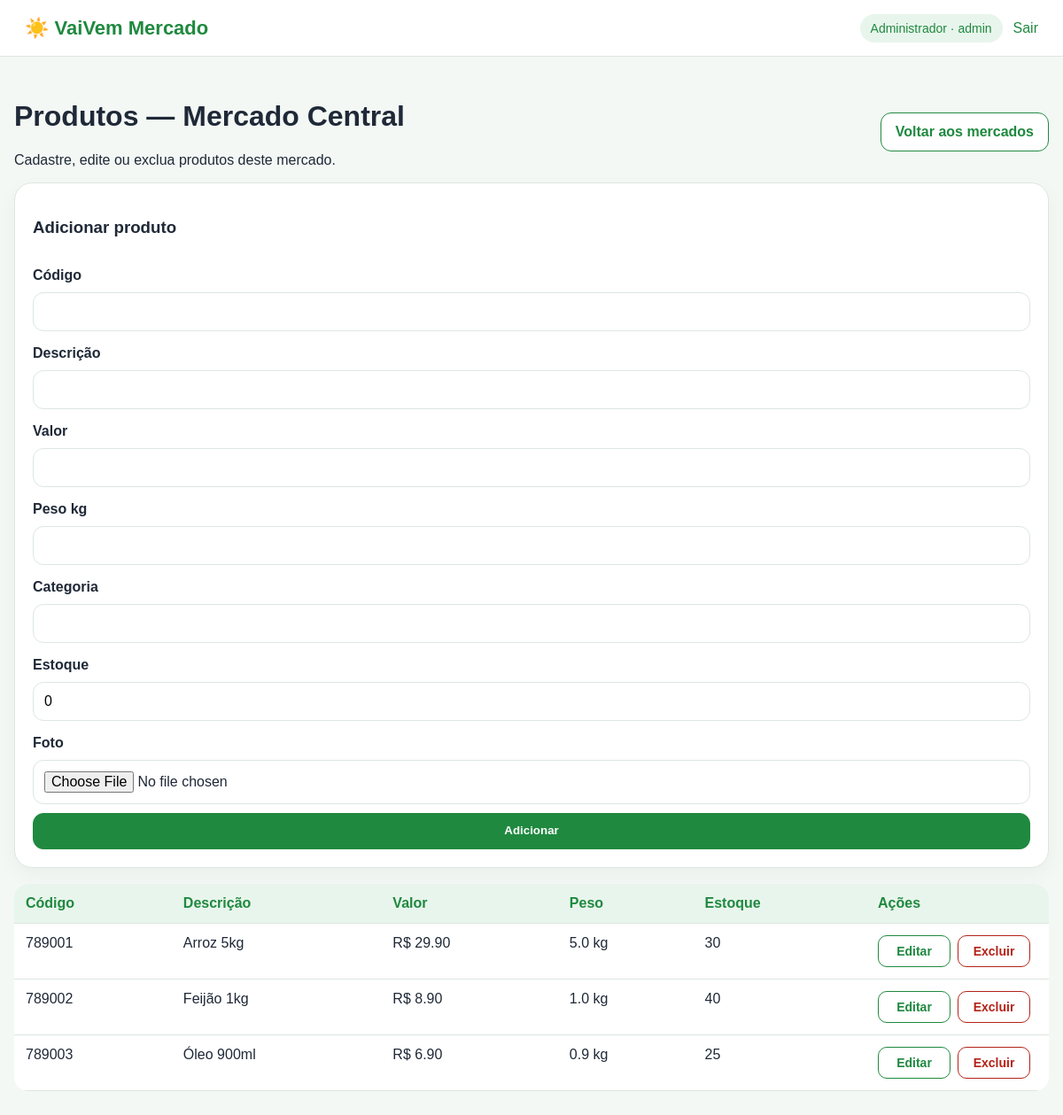
Page /admin/mercados/1/produtos (signed in) on the committed database.
### app/models.py (models this page shows, shortened)
class ConfiguracaoSite(db.Model):
    id = db.Column(db.Integer, primary_key=True)
    nome_site = db.Column(db.String(120), default="VaiVem Mercado")
    slogan = db.Column(db.String(255), default="Mercados do bairro, comparação de preços e entrega local.")
    bairro_regiao = db.Column(db.String(120), default="")
    telefone_suporte = db.Column(db.String(40), default="")
    email_suporte = db.Column(db.String(160), default="")
    logo_site = db.Column(db.String(255))
    icone_site = db.Column(db.String(255))
    cor_principal = db.Column(db.String(20), default="#1f8a4c")
    cor_secundaria = db.Column(db.String(20), default="#e8f5ec")
    comparacao_precos_ativa = db.Column(db.Boolean, default=True)
    tipo_mapa = db.Column(db.String(40), default="openstreetmap")
    google_maps_api_key = db.Column(db.String(255), default="")
    pix_chave = db.Column(db.String(180), default="")
    pix_nome_recebedor = db.Column(db.String(160), default="")
    pix_cidade_recebedor = db.Column(db.String(120), default="")
    mensagem_padrao_cliente = db.Column(db.Text, default="Olá! Seu pedido foi recebido e em breve será atendido.")
    mensagem_padrao_entregador = db.Column(db.Text, default="Olá! Sou o entregador responsável pelo seu pedido.")
    atualizado_em = db.Column(db.DateTime, default=datetime.utcnow, onupdate=datetime.utcnow)

class Usuario(UserMixin, db.Model):
    id = db.Column(db.Integer, primary_key=True)
    nome = db.Column(db.String(120), nullable=False)
    email = db.Column(db.String(160), unique=True, nullable=False)
    senha_hash = db.Column(db.String(255), nullable=False)
    tipo = db.Column(db.String(30), nullable=False, default="cliente")
    telefone = db.Column(db.String(40))
    foto = db.Column(db.String(255))
    endereco = db.Column(db.String(255))
    criado_em = db.Column(db.DateTime, default=datetime.utcnow)

class Mercado(db.Model):
    id = db.Column(db.Integer, primary_key=True)
    nome = db.Column(db.String(140), nullable=False)
    endereco = db.Column(db.String(255), nullable=False)
    latitude = db.Column(db.Float, nullable=False, default=-22.228)
    longitude = db.Column(db.Float, nullable=False, default=-45.936)
    telefone = db.Column(db.String(40))
    horario = db.Column(db.String(120))
    logo = db.Column(db.String(255))
    foto_perfil = db.Column(db.String(255))
    foto_apresentacao = db.Column(db.String(255))
    cor_primaria = db.Column(db.String(20), default="#1f8a4c")
    cor_secundaria = db.Column(db.String(20), default="#e8f5ec")
    cor_ponteiro = db.Column(db.String(20), default="#1f8a4c")
    ativo = db.Column(db.Boolean, default=True)
    produtos = db.relationship("Produto", backref="mercado", cascade="all, delete-orphan")

class Produto(db.Model):
    id = db.Column(db.Integer, primary_key=True)
    mercado_id = db.Column(db.Integer, db.ForeignKey("mercado.id"), nullable=False)
    codigo = db.Column(db.String(80), nullable=False)
    descricao = db.Column(db.String(180), nullable=False)
    valor = db.Column(db.Float, nullable=False, default=0)
    peso_kg = db.Column(db.Float, nullable=False, default=0)
    categoria = db.Column(db.String(100))
    estoque = db.Column(db.Integer, default=0)
    foto = db.Column(db.String(255))

### app/routes/admin.py (the view, shortened to what this page needs)
@admin_bp.route("/mercados/<int:mercado_id>/produtos", methods=["GET", "POST"])
@login_required
def produtos_mercado(mercado_id):
    mercado = Mercado.query.get_or_404(mercado_id)
    return render_template("admin/produtos.html", mercado=mercado, produtos=mercado.produtos)

### app/routes/admin.py (called while the page is built)
@admin_bp.before_request
def proteger_admin():
    if not current_user.is_authenticated or current_user.tipo != "admin":
        flash("Acesso restrito ao administrador.", "danger")
        return redirect(url_for("auth.login"))

### app/templates/admin/produtos.html (shortened to what this page needs)
{% extends "base.html" %}
{% block content %}
<div class="page-head">
  <div>
    <h1>Produtos — {{ mercado.nome }}</h1>
    <p>Cadastre, edite ou exclua produtos deste mercado.</p>
  </div>
  <a class="btn" href="{{ url_for('admin.mercados') }}">Voltar aos mercados</a>
</div>
<form class="form-grid card" method="post" enctype="multipart/form-data">
  <h3>Adicionar produto</h3>
  <label>Código</label>
  <input name="codigo" required>
  <label>Descrição</label>
  <input name="descricao" required>
  <label>Valor</label>
  <input name="valor" type="number" step="0.01" required>
  <label>Peso kg</label>
  <input name="peso_kg" type="number" step="0.01" required>
  <label>Categoria</label>
  <input name="categoria">
  <label>Estoque</label>
  <input name="estoque" type="number" value="0">
  <label>Foto</label>
  <input name="foto" type="file">
  <button class="btn primary" type="submit">Adicionar</button>
</form>
<table class="produtos-table">
  <thead>
    <tr>
      <th>Código</th>
      <th>Descrição</th>
      <th>Valor</th>
      <th>Peso</th>
      <th>Estoque</th>
      <th style="width: 190px;">Ações</th>
    </tr>
  </thead>
  <tbody>
  {% for p in produtos %}
    <tr>
      <td>{{ p.codigo }}</td>
      <td>{{ p.descricao }}</td>
      <td>R$ {{ "%.2f"|format(p.valor) }}</td>
      <td>{{ p.peso_kg }} kg</td>
      <td>{{ p.estoque }}</td>
      <td>
        <div class="acoes-produto">
          <a class="btn btn-acao-produto" href="{{ url_for('admin.editar_produto', produto_id=p.id) }}">
            Editar
          </a>
          <form method="post" action="{{ url_for('admin.excluir_produto', produto_id=p.id) }}" onsubmit="return confirmarExclusaoProduto('{{ p.descricao|e }}', this);">
            <button class="btn btn-acao-produto btn-excluir-produto" type="submit">
              Excluir
            </button>
          </form>
        </div>
      </td>
    </tr>
  {% else %}
    <tr>
      <td colspan="6">Nenhum produto cadastrado neste mercado.</td>
    </tr>
  {% endfor %}
  </tbody>
</table>
{% endblock %}

### app/templates/base.html (shortened to what this page needs)
<!doctype html>
<html lang="pt-br">
<head>
  <link rel="stylesheet" href="https://unpkg.com/leaflet@1.9.4/dist/leaflet.css">
  <link rel="stylesheet" href="{{ url_for('static', filename='css/style.css') }}">
</head>
<body>
<header class="topbar">
  <a class="brand" href="{{ url_for('auth.index') }}">
    {% if config_site and config_site.logo_site %}
      <img class="brand-logo-img" src="{{ url_for('static', filename='uploads/' ~ config_site.logo_site) }}" alt="Logo">
    {% else %}
      ☀️
    {% endif %}
    {{ config_site.nome_site if config_site else 'VaiVem Mercado' }}
  </a>
  <nav>
    {% if current_user.is_authenticated %}
      <span class="user-pill">{{ current_user.nome }} · {{ current_user.tipo }}</span>
      <a href="{{ url_for('auth.logout') }}">Sair</a>
    {% else %}
      <a href="{{ url_for('auth.login') }}">Entrar</a>
      <a href="{{ url_for('auth.cadastro') }}">Cadastro</a>
    {% endif %}
  </nav>
</header>
<main class="container">
  {% block content %}{% endblock %}
</main>
</body>
</html>

### app/static/css/style.css (style rules this page uses)
:root { --green:#1f8a4c; --green-dark:#126b37; --bg:#f4f8f5; --card:#ffffff; --text:#1f2937; --muted:#6b7280; --border:#dce7df; }
* { box-sizing:border-box }
html,body { max-width:100%;overflow-x:hidden }
body { margin:0;font-family:Arial,Helvetica,sans-serif;background:var(--bg);color:var(--text) }
a { color:var(--green-dark);text-decoration:none }
.topbar { min-height:64px; padding:14px 28px; background:var(--card); border-bottom:1px solid var(--border); display:flex; justify-content:space-between; align-items:center; gap:16px; position:sticky; top:0; z-index:10; }
.brand { font-size:22px; font-weight:800; color:var(--green-dark); display:inline-flex; align-items:center; gap:8px; min-width:0; }
.topbar nav { display:flex;gap:12px;align-items:center;flex-wrap:wrap }
.user-pill { background:#e8f5ec;padding:8px 12px;border-radius:999px;color:var(--green-dark);font-size:14px }
.container { width:min(1180px,calc(100% - 32px));margin:28px auto }
.card,.auth-card,.product-card,.stat { background:var(--card);border:1px solid var(--border);border-radius:20px;padding:20px;box-shadow:0 8px 22px #0000000a }
.form-grid,form { display:grid;gap:10px }
label { font-weight:700;margin-top:6px }
input,select,textarea { width:100%;border:1px solid var(--border);border-radius:12px;padding:12px;font-size:16px;background:#fff }
.btn,button { border:1px solid var(--green); background:#fff; color:var(--green-dark); border-radius:12px; padding:11px 16px; font-weight:800; cursor:pointer; display:inline-flex; align-items:center; justify-content:center; gap:8px; max-width:100%; text-align:center; line-height:1.25; white-space:normal; }
.btn.primary,button.primary { background:var(--green);color:#fff }
.page-head,.client-head { display:flex;align-items:center;justify-content:space-between;gap:16px;flex-wrap:wrap }
table { width:100%;border-collapse:collapse;background:var(--card);border-radius:16px;overflow:hidden;margin:18px 0 }
th,td { padding:13px;border-bottom:1px solid var(--border);text-align:left;vertical-align:top }
th { background:#e8f5ec;color:var(--green-dark) }

### app/templates/admin/produtos.html (style rules this page uses)
.produtos-table .acoes-produto { display: flex !important; align-items: center !important; justify-content: flex-start !important; gap: 8px !important; width: auto !important; min-width: 180px !important; }
.produtos-table .acoes-produto form { display: inline-flex !important; margin: 0 !important; padding: 0 !important; width: auto !important; }
.produtos-table .acoes-produto .btn-acao-produto { width: 82px !important; min-width: 82px !important; max-width: 82px !important; height: 36px !important; min-height: 36px !important; padding: 0 !important; margin: 0 !important; border-radius: 10px !important; font-size: 14px !important; font-weight: 800 !important; display: inline-flex !important; align-items: center !important; justify-content: center !important; text-align: center !important; line-height: 1 !important; }
.produtos-table .acoes-produto .btn-excluir-produto { border-color: #b42318 !important; color: #b42318 !important; background: #fff !important; }

### rows in the picture
ConfiguracaoSite: nome_site "VaiVem Mercado"
Usuario: nome "Administrador", tipo "admin"
Mercado: nome "Mercado Central"
Produto: codigo "789001", descricao "Arroz 5kg", valor "29.90", peso_kg "5.0", estoque "30"
Produto: codigo "789002", descricao "Feijão 1kg", valor "8.90", peso_kg "1.0", estoque "40"
Produto: codigo "789003", descricao "Óleo 900ml", valor "6.90", peso_kg "0.9", estoque "25"
